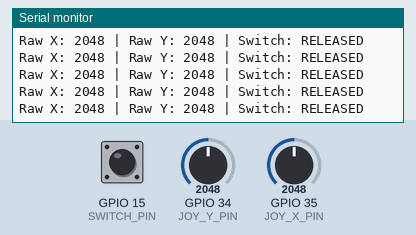
Recording of a sketch running on a simulated ESP32. Shown: the last lines printed to the serial monitor. The test bench sets the inputs (shaded band); at power-on: GPIO 15 (SWITCH_PIN) HIGH, GPIO 34 (JOY_Y_PIN) = 2048, GPIO 35 (JOY_X_PIN) = 2048.

Above: at 1.2 s.
1.3 s: GPIO 15 (SWITCH_PIN) pulled LOW for 0.15 s
At 1.34 s:
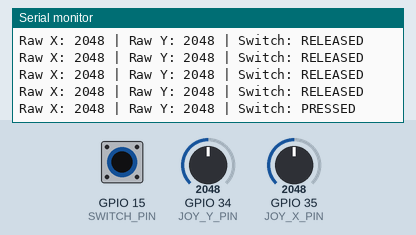
2.9 s: GPIO 34 (JOY_Y_PIN) set to 2866
At 2.96 s:
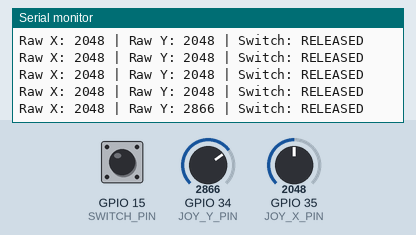
4.4 s: GPIO 35 (JOY_X_PIN) set to 2866
At 4.44 s:
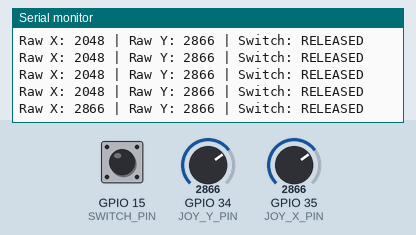
5.9 s: GPIO 15 (SWITCH_PIN) pulled LOW for 1 s
At 5.96 s:
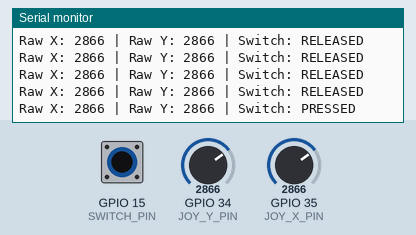
8.4 s: GPIO 34 (JOY_Y_PIN) set to 3603
At 8.4 s:
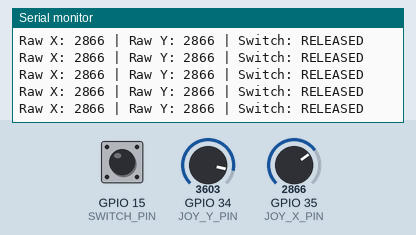
9.9 s: GPIO 35 (JOY_X_PIN) set to 3603
At 9.93 s:
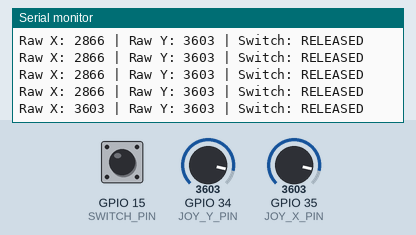
Timing chart, 0 to 12.4 s (numbered marks = the images above; inputs shaded):
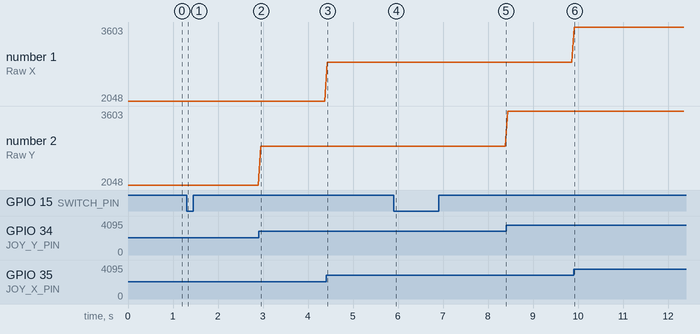

Measured:
- after the input at 1.3 s, the serial monitor: prints a new line at once (image 1)
- after the input at 2.9 s, the serial monitor: prints a new line after 0.05 s (image 2)
- after the input at 4.4 s, the serial monitor: prints a new line at once (image 3)
- after the input at 5.9 s, the serial monitor: prints a new line after 0.05 s (image 4)
- after the input at 9.9 s, the serial monitor: prints a new line at once (image 6)
- plotted number 2: 2048 → 2866 after the input at 2.9 s, 2866 → 3603 after the input at 8.4 s

The sketch:

Joystick.ino
```cpp
#include <esp_now.h>
#include <WiFi.h>
#include <esp_wifi.h>

#define JOY_X_PIN 35  // joystick X (GPIO 35)
#define JOY_Y_PIN 34  // joystick Y (GPIO 34)
#define SWITCH_PIN 15

// ----- MAC ADDRESS - REPLACE WITH YOUR RECEIVER'S MAC!!!!!!!!!!!! -----
uint8_t receiverAddress[] = { 0xAA, 0xAA, 0xAA, 0xAA, 0xAA, 0xAA }; //Don't delete the 0x!!!

typedef struct struct_message {
  int16_t x;            // -1000 to 1000 range
  int16_t y;            // -1000 to 1000 range
  bool buttonPressed;   // Switch/button state
} struct_message;

struct_message myData;

void setup() {
  Serial.begin(115200);

  // ----- SETUP SWITCH PIN -----
  pinMode(SWITCH_PIN, INPUT_PULLUP);

  WiFi.mode(WIFI_STA);
  WiFi.disconnect();

  esp_wifi_set_promiscuous(true);
  esp_wifi_set_channel(1, WIFI_SECOND_CHAN_NONE);
  esp_wifi_set_promiscuous(false);

  if (esp_now_init() != ESP_OK) {
    Serial.println("ESP-NOW init failed");
    while (1);
  }


  esp_now_peer_info_t peerInfo = {};
  memcpy(peerInfo.peer_addr, receiverAddress, 6);
  peerInfo.channel = 1;
  peerInfo.encrypt = false;

  if (esp_now_add_peer(&peerInfo) != ESP_OK) {
    Serial.println("Failed to add peer");
    while (1);
  }

  Serial.println("Transmitter ready!");
}

void loop() {
  int rawX = analogRead(JOY_X_PIN);
  int rawY = analogRead(JOY_Y_PIN);

  // Read switch state (LOW = pressed because of pull-up)
  bool switchPressed = (digitalRead(SWITCH_PIN) == LOW);

  // ----- PRINT DEBUG INFO -----
  Serial.print("Raw X: ");
  Serial.print(rawX);
  Serial.print(" | Raw Y: ");
  Serial.print(rawY);
  Serial.print(" | Switch: ");
  Serial.println(switchPressed ? "PRESSED" : "RELEASED");

  // ----- MAP JOYSTICK VALUES -----
  myData.x = map(rawX, 0, 4095, 1000, -1000);
  myData.y = map(rawY, 0, 4095, 1000, -1000);
  myData.buttonPressed = switchPressed;

  // ----- SEND DATA -----
  esp_err_t result = esp_now_send(receiverAddress, (uint8_t *)&myData, sizeof(myData));

  if (result != ESP_OK) {
    Serial.println("Send error");
  }

  delay(50);
}
```
